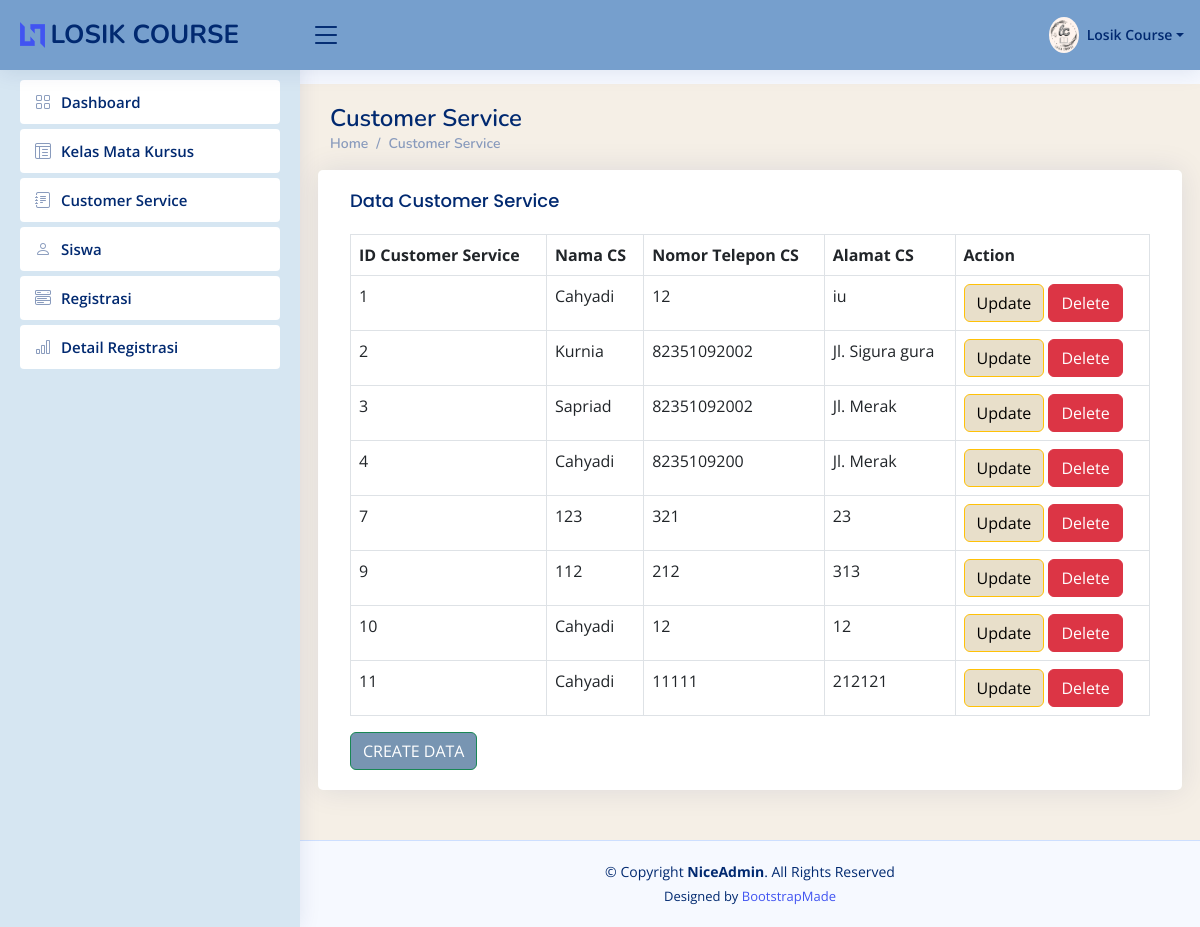
/CustomerService, run on the app's committed database.
### app/models.py (models this page shows, shortened)
class CustomerService(models.Model):
    ID_CS = models.AutoField(primary_key=True)
    nama_cs = models.CharField(max_length=50)
    nomer_telepon_cs = models.PositiveIntegerField()
    Alamat_cs = models.TextField()

### app/views.py (the view)
# urls.py: path('CustomerService', views.CustomerService,name='CustomerService'),
def CustomerService(request):
    allCustomerServiceobj = models.CustomerService.objects.all()
    return render(request, 'CustomerServicey.html', {
        "allCustomerService" : allCustomerServiceobj,
    })

### app/templates/CustomerServicey.html (shortened to what this page needs)
{%load static%}
<!DOCTYPE html>
<html lang="en">
<head>{% static '
  <link href="{% static 'assets/vendor/bootstrap/css/bootstrap.min.css'%}" rel="stylesheet">
  <link href="{% static 'assets/vendor/bootstrap-icons/bootstrap-icons.css'%}" rel="stylesheet">
  <link href="{% static 'assets/vendor/boxicons/css/boxicons.min.css'%}" rel="stylesheet">
  <link href="{% static 'assets/vendor/quill/quill.snow.css'%}" rel="stylesheet">
  <link href="{% static 'assets/vendor/quill/quill.bubble.css'%}" rel="stylesheet">
  <link href="{% static 'assets/vendor/remixicon/remixicon.css'%}" rel="stylesheet">
  <link href="{% static 'assets/vendor/simple-datatables/style.css'%}" rel="stylesheet">
  <link href="{% static 'assets/css/style.css'%}" rel="stylesheet">
</head>
<body>
  <header id="header" class="header fixed-top d-flex align-items-center">
    <div class="d-flex align-items-center justify-content-between">
      <a href="{% url 'dashboard' %}" class="logo d-flex align-items-center">
        <img src="{% static 'assets/img/logo.png'%}" alt="">
        <span class="d-none d-lg-block">LOSIK COURSE</span>
      </a>
      <i class="bi bi-list toggle-sidebar-btn"></i>
    </div>
    <nav class="header-nav ms-auto">
      <ul class="d-flex align-items-center">
        <li class="nav-item dropdown pe-3">
          <a class="nav-link nav-profile d-flex align-items-center pe-0" href="#" data-bs-toggle="dropdown">
            <img src="{% static 'assets/img/losik.jpg'%}" alt="Profile" class="rounded-circle">
            <span class="d-none d-md-block dropdown-toggle ps-2">Losik Course</span>
          </a>
        </li>
      </ul>
    </nav>
  </header>
  <aside id="sidebar" class="sidebar">
    <ul class="sidebar-nav" id="sidebar-nav">
      <li class="nav-item">
        <a class="nav-link collapsed" href="{%url 'dashboard'%}">
          <i class="bi bi-grid"></i>
          <span>Dashboard</span>
        </a>
      </li>
      <li class="nav-item">
        <a class="nav-link collapsed" href="{%url 'kelasmatakursus'%}">
          <i class="bi bi-layout-text-window-reverse"></i>
          <span>Kelas Mata Kursus</span>
        </a>
      </li>
      <li class="nav-item">
        <a class="nav-link collapsed" href="{%url 'CustomerService'%}"">
          <i class="bi bi-journal-text"></i>
          <span>Customer Service</span>
        </a>
      </li>
      <li class="nav-item">
        <a class="nav-link collapsed" href="{%url 'siswa'%}"">
          <i class="bi bi-person"></i>
          <span>Siswa</span>
        </a>
      </li>
      <li class="nav-item">
        <a class="nav-link collapsed" href="{%url 'registrasi'%}"">
          <i class="bi bi-menu-button-wide"></i>
          <span>Registrasi</span>
        </a>
      </li>
      <li class="nav-item">
        <a class="nav-link collapsed" href="{%url 'DetailRegistrasi'%}"">
          <i class="bi bi-bar-chart"></i>
          <span>Detail Registrasi</span>
        </a>
      </li>
  </aside>
  <main id="main" class="main">
      <div class="pagetitle">
        <h1>Customer Service</h1>
        <nav>
          <ol class="breadcrumb">
            <li class="breadcrumb-item"><a href="{% url 'dashboard' %}"">Home</a></li>
            <li class="breadcrumb-item">Customer Service</li>
          </ol>
        </nav>
      </div>
      <section class="section">
        <div class="row">
                <div class="card">
                    <div class="card-body">
                    <h5 class="card-title">Data Customer Service</h5>
                    <table class="table table-bordered">
                        <thead>
                            <tr>
                                <th>ID Customer Service</th>
                                <th>Nama CS</th>
                                <th>Nomor Telepon CS</th>
                                <th>Alamat CS</th>
                                <th>Action</th>
                            </tr>
                        </thead>
                        <tbody>
                            {% for item in allCustomerService %}
                            <tr>
                                <td>{{ item.ID_CS }}</td>
                                <td>{{ item.nama_cs}}</td>
                                <td>{{ item.nomer_telepon_cs }}</td>
                                <td>{{ item.Alamat_cs }}</td>
                                <td>
                                    <a href="{%url 'updateCustomerService' item.ID_CS %}">
                                        <button class="btn btn-warning" style="background-color: #e8dfca">Update</button>
                                    </a>
                                    <a href="{%url 'deleteCustomerService' item.ID_CS %}">
                                        <button class="btn btn-danger">Delete</button>
                                    </a>
                                </td>
                            </tr>
                            {% endfor %}
                        </tbody>
                    </table>
                    <a href="{% url 'createCustomerService' %}">
                        <button class="btn btn-success" style="background-color:#7895b2 ;">
                            CREATE DATA
                        </button>
                    </a>
                    </div>
            </div>
        </div>
    </section>
  </main>
  <footer id="footer" class="footer">
    <div class="copyright">
      &copy; Copyright <strong><span>NiceAdmin</span></strong>. All Rights Reserved
    </div>
    <div class="credits">
      Designed by <a href="https://bootstrapmade.com/">BootstrapMade</a>
    </div>
  </footer>
</body>
</html>

### static/assets/css/style.css (style rules this page uses)
:root { scroll-behavior: smooth; }
body { font-family: "Open Sans", sans-serif; background: #f6f9ff; color: #444444; }
a { color: #4154f1; text-decoration: none; }
h1, h2, h3, h4, h5, h6 { font-family: "Nunito", sans-serif; }
#main { margin-top: 60px; padding: 20px 30px; transition: all 0.3s; background-color: #f5efe6; }
.pagetitle { margin-bottom: 10px; }
.pagetitle h1 { font-size: 24px; margin-bottom: 0; font-weight: 600; color: #012970; }
.card { margin-bottom: 30px; border: none; border-radius: 5px; box-shadow: 0px 0 30px rgba(1, 41, 112, 0.1); }
.card-title { padding: 20px 0 15px 0; font-size: 18px; font-weight: 500; color: #012970; font-family: "Poppins", sans-serif; }
.card-body { padding: 0 20px 20px 20px; }
.breadcrumb { font-size: 14px; font-family: "Nunito", sans-serif; color: #899bbd; font-weight: 600; }
.breadcrumb a { color: #899bbd; transition: 0.3s; }
.breadcrumb .breadcrumb-item::before { color: #899bbd; }
.logo { line-height: 1; }
@media (min-width: 1200px) { .logo { width: 280px; } }
.logo img { max-height: 26px; margin-right: 6px; }
.logo span { font-size: 26px; font-weight: 700; color: #012970; font-family: "Nunito", sans-serif; }
.header { transition: all 0.5s; z-index: 997; height: 70px; box-shadow: 0px 2px 20px rgba(1, 41, 112, 0.1); background-color: #769fcd; padding-left: 20px; }
.header .toggle-sidebar-btn { font-size: 32px; padding-left: 10px; cursor: pointer; color: #012970; }
.header-nav ul { list-style: none; }
.header-nav>ul { margin: 0; padding: 0; }
.header-nav .nav-profile { color: #012970; }
.header-nav .nav-profile img { max-height: 36px; }
.header-nav .nav-profile span { font-size: 14px; font-weight: 600; }
.sidebar { position: fixed; top: 60px; left: 0; bottom: 0; width: 300px; z-index: 996; transition: all 0.3s; padding: 20px; overflow-y: auto; scrollbar-width: thin; scrollbar-color: #aab7cf transparent; box-shadow: 0px 0px 20px rgba(1, 41, 112, 0.1); background-color: #d6e6f2; }
@media (min-width: 1200px) { #main, #footer { margin-left: 300px; } }
.sidebar-nav { padding: 0; margin: 0; list-style: none; }
.sidebar-nav li { padding: 0; margin: 0; list-style: none; }
.sidebar-nav .nav-item { margin-bottom: 5px; }
.sidebar-nav .nav-link { display: flex; align-items: center; font-size: 15px; font-weight: 600; color: #4154f1; transition: 0.3; background: #f6f9ff; padding: 10px 15px; border-radius: 4px; }
.sidebar-nav .nav-link i { font-size: 16px; margin-right: 10px; color: #4154f1; }
.sidebar-nav .nav-link.collapsed { color: #012970; background: #fff; }
.sidebar-nav .nav-link.collapsed i { color: #899bbd; }
.footer { padding: 20px 0; font-size: 14px; transition: all 0.3s; border-top: 1px solid #cddfff; }
.footer .copyright { text-align: center; color: #012970; }
.footer .credits { padding-top: 5px; text-align: center; font-size: 13px; color: #012970; }

### data on the page
CustomerService: ID_CS "1", nama_cs "Cahyadi", nomer_telepon_cs "12", Alamat_cs "iu"
CustomerService: ID_CS "2", nama_cs "Kurnia", nomer_telepon_cs "82351092002", Alamat_cs "Jl. Sigura gura"
CustomerService: ID_CS "3", nama_cs "Sapriad", nomer_telepon_cs "82351092002", Alamat_cs "Jl. Merak"
CustomerService: ID_CS "4", nama_cs "Cahyadi", nomer_telepon_cs "8235109200", Alamat_cs "Jl. Merak"
CustomerService: ID_CS "7", nama_cs "123", nomer_telepon_cs "321", Alamat_cs "23"
CustomerService: ID_CS "9", nama_cs "112", nomer_telepon_cs "212", Alamat_cs "313"
CustomerService: ID_CS "10", nama_cs "Cahyadi", nomer_telepon_cs "12", Alamat_cs "12"
CustomerService: ID_CS "11", nama_cs "Cahyadi", nomer_telepon_cs "11111", Alamat_cs "212121"
